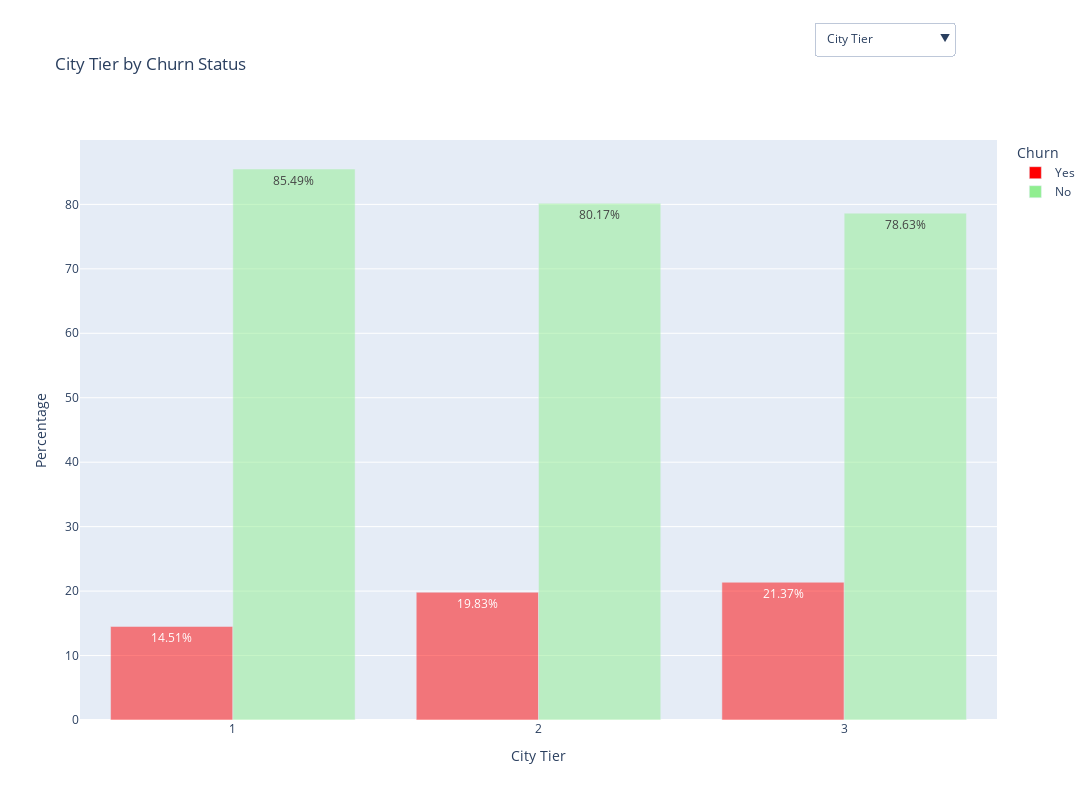

This figure's notebook cell:
### Markdown cell above
### Churn Dynamics - Ordinal

### Code cell
# Initialize a figure
fig = go.Figure()

# Loop through each ordinal column and create a bar chart
for column in ordinal_columns:
    # Count the occurrences of each category and churn combination
    counts = EC.groupby([column, 'Churn']).size().reset_index(name='count')
    counts = counts.sort_values(by='count', ascending=False)

    # Calculate total counts for each category
    totals = counts.groupby(column)['count'].sum().reset_index(name='total_count')
    counts = pd.merge(counts, totals, on=column, suffixes=('', '_total'))
    counts['percentage'] = (counts['count'] / counts['total_count']) * 100
    counts['percentage'] = counts['percentage'].apply(lambda x: f"{x:.2f}")
    counts = counts.sort_values(by=[column, 'Churn'], ascending=[True, False])

    # Create a bar chart for the current column
    for churn_value in counts['Churn'].unique():
        churn_counts = counts[counts['Churn'] == churn_value]
        fig.add_trace(
            go.Bar(
                x=churn_counts[column],
                y=churn_counts['percentage'].astype(float),  # Use percentage for y-values
                name='Yes' if churn_value else 'No',  # Show 'Yes' or 'No' in the legend
                text=churn_counts['percentage'] + '%',
                customdata=churn_counts[['count']].values,  # Pass count values as customdata
                hoverinfo='text+y',
                hovertemplate=(
                    f'<b>{column}</b>: %{{x}}<br>' +
                    'Percentage: %{y:.2f}%<br>' +
                    'Count: %{customdata[0]}<br>'  # Display count from customdata
                ),
                marker=dict(color='red' if churn_value else 'lightgreen', opacity=0.5),
                visible=False,
                showlegend=True
            )
        )

# Make the first set of traces (one for each Churn value) visible by default
num_churn_values = len(EC['Churn'].unique())
for trace in fig.data[:num_churn_values]:
    trace.visible = True

# Create dropdown buttons for each trace
buttons = []
for i, column in enumerate(ordinal_columns):
    visibility = [False] * len(fig.data)
    start_idx = i * num_churn_values
    for j in range(num_churn_values):
        visibility[start_idx + j] = True
    buttons.append(dict(
        method='update',
        label=split_on_capitals(column),
        args=[{'visible': visibility},
              {'title': f'{split_on_capitals(column)} by Churn Status',
               'xaxis': {'title': split_on_capitals(column)},
               'yaxis_title': 'Percentage'}]  # Update y-axis title dynamically
    ))

# Add dropdown menu to the layout
fig.update_layout(
    updatemenus=[dict(
        buttons=buttons,
        direction="down",
        pad={"r": 10, "t": 10},
        showactive=True,
        active=0,
        x=0.80,
        xanchor='left',
        y=1.22,
        yanchor='top'
    )],
    title=f'{split_on_capitals(ordinal_columns[0])} by Churn Status',
    xaxis_title=split_on_capitals(ordinal_columns[0]),
    yaxis_title='Percentage',
    barmode='group',
    legend=dict(
        title='Churn'
    )
    ,
    width=1200,  # 12 inches * 100 pixels per inch
    height=800
)

fig.show()

### Figure 1 — Plotly figure (JSON) as saved in the notebook; plotly's stock layout.template omitted (floating-point values rounded to 4 significant figures)
{"data": [{"customdata": [[532], [48], [368]], "hoverinfo": "text+y", "hovertemplate": "<b>CityTier</b>: %{x}<br>Percentage: %{y:.2f}%<br>Count: %{customdata[0]}<br>", "marker": {"color": "red", "opacity": 0.5}, "name": "Yes", "showlegend": true, "text": ["14.51%", "19.83%", "21.37%"], "type": "bar", "visible": true, "x": [1, 2, 3], "y": [14.51, 19.83, 21.37]}, {"customdata": [[3134], [194], [1354]], "hoverinfo": "text+y", "hovertemplate": "<b>CityTier</b>: %{x}<br>Percentage: %{y:.2f}%<br>Count: %{customdata[0]}<br>", "marker": {"color": "lightgreen", "opacity": 0.5}, "name": "No", "showlegend": true, "text": ["85.49%", "80.17%", "78.63%"], "type": "bar", "visible": true, "x": [1, 2, 3], "y": [85.49, 80.17, 78.63]}, {"customdata": [[134], [74], [292], [184], [264]], "hoverinfo": "text+y", "hovertemplate": "<b>SatisfactionScore</b>: %{x}<br>Percentage: %{y:.2f}%<br>Count: %{customdata[0]}<br>", "marker": {"color": "red", "opacity": 0.5}, "name": "Yes", "showlegend": true, "text": ["11.51%", "12.63%", "17.20%", "17.13%", "23.83%"], "type": "bar", "visible": false, "x": [1, 2, 3, 4, 5], "y": [11.51, 12.63, 17.2, 17.13, 23.83]}, {"customdata": [[1030], [512], [1406], [890], [844]], "hoverinfo": "text+y", "hovertemplate": "<b>SatisfactionScore</b>: %{x}<br>Percentage: %{y:.2f}%<br>Count: %{customdata[0]}<br>", "marker": {"color": "lightgreen", "opacity": 0.5}, "name": "No", "showlegend": true, "text": ["88.49%", "87.37%", "82.80%", "82.87%", "76.17%"], "type": "bar", "visible": false, "x": [1, 2, 3, 4, 5], "y": [88.49, 87.37, 82.8, 82.87, 76.17]}, {"customdata": [[440], [508]], "hoverinfo": "text+y", "hovertemplate": "<b>Complain</b>: %{x}<br>Percentage: %{y:.2f}%<br>Count: %{customdata[0]}<br>", "marker": {"color": "red", "opacity": 0.5}, "name": "Yes", "showlegend": true, "text": ["10.93%", "31.67%"], "type": "bar", "visible": false, "x": [0, 1], "y": [10.93, 31.67]}, {"customdata": [[3586], [1096]], "hoverinfo": "text+y", "hovertemplate": "<b>Complain</b>: %{x}<br>Percentage: %{y:.2f}%<br>Count: %{customdata[0]}<br>", "marker": {"color": "lightgreen", "opacity": 0.5}, "name": "No", "showlegend": true, "text": ["89.07%", "68.33%"], "type": "bar", "visible": false, "x": [0, 1], "y": [89.07, 68.33]}], "layout": {"barmode": "group", "height": 800, "legend": {"title": {"text": "Churn"}}, "title": {"text": "City Tier by Churn Status"}, "updatemenus": [{"active": 0, "buttons": [{"args": [{"visible": [true, true, false, false, false, false]}, {"title": "City Tier by Churn Status", "xaxis": {"title": "City Tier"}, "yaxis_title": "Percentage"}], "label": "City Tier", "method": "update"}, {"args": [{"visible": [false, false, true, true, false, false]}, {"title": "Satisfaction Score by Churn Status", "xaxis": {"title": "Satisfaction Score"}, "yaxis_title": "Percentage"}], "label": "Satisfaction Score", "method": "update"}, {"args": [{"visible": [false, false, false, false, true, true]}, {"title": "Complain by Churn Status", "xaxis": {"title": "Complain"}, "yaxis_title": "Percentage"}], "label": "Complain", "method": "update"}], "direction": "down", "pad": {"r": 10, "t": 10}, "showactive": true, "x": 0.8, "xanchor": "left", "y": 1.22, "yanchor": "top"}], "width": 1200, "xaxis": {"title": {"text": "City Tier"}}, "yaxis": {"title": {"text": "Percentage"}}}}
